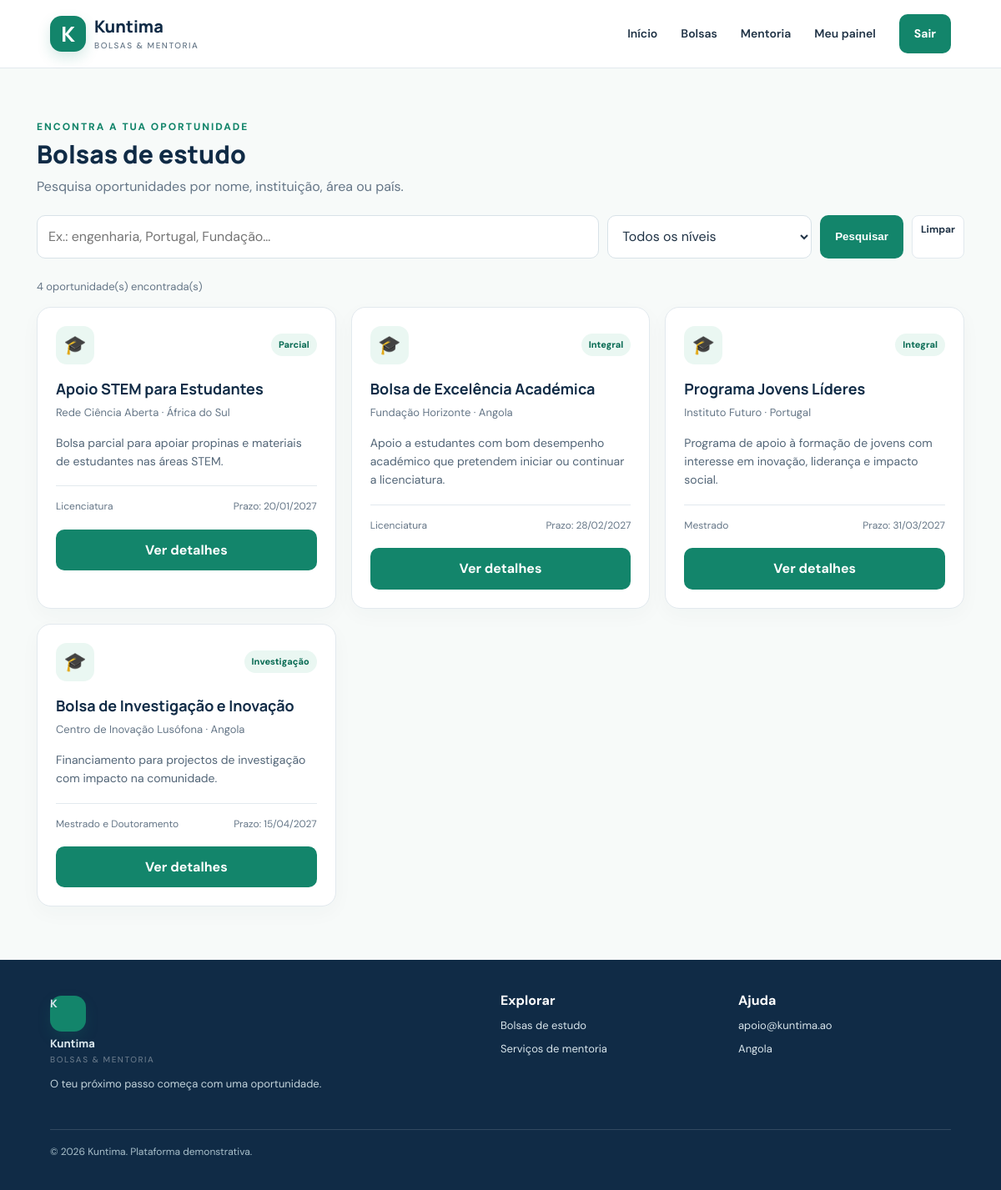
/bolsas.php (signed in), run on the app's committed database.
### tables this page shows
CREATE TABLE IF NOT EXISTS bolsa (
 id INT UNSIGNED AUTO_INCREMENT PRIMARY KEY,
 title VARCHAR(180) NOT NULL,
 organization VARCHAR(160) NOT NULL,
 country VARCHAR(100) NOT NULL DEFAULT 'Angola',
 study_level VARCHAR(100) NOT NULL,
 field VARCHAR(120) NOT NULL,
 funding_type ENUM('Integral','Parcial','Propina','Investigação') NOT NULL DEFAULT 'Integral',
 deadline DATE NULL,
 description TEXT NOT NULL,
 requirements TEXT NULL,
 application_url VARCHAR(500) NULL,
 status ENUM('published','draft','closed') NOT NULL DEFAULT 'published',
 created_at TIMESTAMP DEFAULT CURRENT_TIMESTAMP
);

### config.php (called while the page is built, shortened)
<?php
function e($value): string { return htmlspecialchars((string)$value, ENT_QUOTES, 'UTF-8'); }

### bolsas.php (the view)
<?php require_once 'config.php'; $page_title='Bolsas de estudo | Kuntima'; $pdo=db(); $q=trim($_GET['q']??''); $level=trim($_GET['nivel']??''); $sql="SELECT * FROM bolsa WHERE status='published' AND (deadline IS NULL OR deadline>=CURDATE())"; $args=[]; if($q!==''){$sql.=' AND (title LIKE ? OR organization LIKE ? OR field LIKE ? OR country LIKE ?)';$like='%'.$q.'%';array_push($args,$like,$like,$like,$like);}if($level!==''){$sql.=' AND study_level=?';$args[]=$level;}$sql.=' ORDER BY deadline IS NULL, deadline';$st=$pdo->prepare($sql);$st->execute($args);$items=$st->fetchAll(); require 'includes/header.php'; ?>
<div class="page-heading"><span class="eyebrow" style="color:var(--green)">Encontra a tua oportunidade</span><h1>Bolsas de estudo</h1><p>Pesquisa oportunidades por nome, instituição, área ou país.</p></div><form class="filters" method="get"><input name="q" value="<?=e($q)?>" placeholder="Ex.: engenharia, Portugal, Fundação…"><select name="nivel"><option value="">Todos os níveis</option><?php foreach(['Ensino secundário','Licenciatura','Mestrado','Doutoramento','Mestrado e Doutoramento'] as $v): ?><option <?= $level===$v?'selected':'' ?> value="<?=e($v)?>"><?=e($v)?></option><?php endforeach; ?></select><button class="btn-primary" type="submit">Pesquisar</button><a class="btn-small" href="bolsas.php">Limpar</a></form><p class="muted"><?=count($items)?> oportunidade(s) encontrada(s)</p><?php if($items): ?><div class="grid"><?php foreach($items as $s): ?><article class="card"><div class="card-top"><div class="org-icon">🎓</div><span class="tag"><?=e($s['funding_type'])?></span></div><h3><?=e($s['title'])?></h3><div class="muted"><?=e($s['organization'])?> · <?=e($s['country'])?></div><p><?=e(mb_strimwidth($s['description'],0,145,'…','UTF-8'))?></p><div class="card-meta"><span><?=e($s['study_level'])?></span><span><?= $s['deadline']?'Prazo: '.e(date('d/m/Y',strtotime($s['deadline']))):'Prazo a confirmar' ?></span></div><a class="btn-primary" href="bolsa.php?id=<?=$s['id']?>">Ver detalhes</a></article><?php endforeach; ?></div><?php else: ?><div class="empty">Não encontrámos bolsas com esses critérios. Tenta outra pesquisa.</div><?php endif; ?><?php require 'includes/footer.php'; ?>

### style.css (style rules this page uses)
:root { --navy:#102b46;--green:#13856b;--green2:#0b6c55;--mint:#eaf7f2;--ink:#203346;--muted:#657687;--line:#e2e9ee;--bg:#f7faf9;--white:#fff;--gold:#f4b740 }
* { box-sizing:border-box }
body { margin:0;background:var(--bg);font-family:'DM Sans',sans-serif;color:var(--ink);line-height:1.6 }
a { color:inherit;text-decoration:none }
.navlinks .nav-cta,.btn-primary { background:var(--green);color:#fff;padding:12px 18px;border-radius:10px;display:inline-flex;justify-content:center;align-items:center;border:0;font-weight:700;cursor:pointer }
.eyebrow { color:#a8f0d8;text-transform:uppercase;font-size:12px;font-weight:800;letter-spacing:2px }
.section h2,.page-heading h1 { font:800 30px Manrope;color:var(--navy);margin:0 }
.section-head p,.page-heading p { margin:6px 0 0;color:var(--muted) }
.grid { display:grid;grid-template-columns:repeat(3,minmax(0,1fr));gap:18px }
.card { background:#fff;border:1px solid var(--line);border-radius:17px;padding:22px;box-shadow:0 8px 25px #16344b08 }
.card-top { display:flex;justify-content:space-between;align-items:center;gap:10px }
.org-icon { display:grid;place-items:center;width:46px;height:46px;border-radius:13px;background:var(--mint);font-size:22px }
.tag { display:inline-flex;background:var(--mint);color:var(--green2);font-size:11px;font-weight:800;padding:5px 9px;border-radius:20px }
.card h3 { font:700 18px/1.35 Manrope;color:var(--navy);margin:17px 0 7px }
.muted { color:var(--muted);font-size:13px }
.card p { font-size:14px;color:#526577 }
.card-meta { border-top:1px solid var(--line);margin-top:18px;padding-top:15px;display:flex;justify-content:space-between;gap:10px;font-size:12px;color:var(--muted) }
.card .btn-primary { width:100%;margin-top:17px }
.page-heading { padding:28px 0 22px }
.filters { display:flex;gap:10px;flex-wrap:wrap;margin:0 0 24px }
.filters input,.filters select,.field input,.field select,.field textarea { width:100%;border:1px solid #d8e2e8;background:#fff;border-radius:10px;padding:12px 13px;font:inherit;color:var(--ink);outline:none }
.filters input { flex:1;min-width:210px }
.filters select { width:auto;min-width:180px }
.btn-small { display:inline-block;border:1px solid var(--line);border-radius:8px;padding:7px 10px;background:white;font-size:12px;font-weight:700;cursor:pointer }

### data on the page
bolsa: funding_type "Parcial", title "Apoio STEM para Estudantes", organization "Rede Ciência Aberta", country "África do Sul", description "Bolsa parcial para apoiar propinas e materiais de estudantes nas áreas STEM.", study_level "Licenciatura", deadline "20/01/2027"
bolsa: funding_type "Integral", title "Bolsa de Excelência Académica", organization "Fundação Horizonte", country "Angola", description "Apoio a estudantes com bom desempenho académico que pretendem iniciar ou continuar a licenciatura.", study_level "Licenciatura", deadline "28/02/2027"
bolsa: funding_type "Integral", title "Programa Jovens Líderes", organization "Instituto Futuro", country "Portugal", description "Programa de apoio à formação de jovens com interesse em inovação, liderança e impacto social.", study_level "Mestrado", deadline "31/03/2027"
bolsa: funding_type "Investigação", title "Bolsa de Investigação e Inovação", organization "Centro de Inovação Lusófona", country "Angola", description "Financiamento para projectos de investigação com impacto na comunidade.", study_level "Mestrado e Doutoramento", deadline "15/04/2027"

### other printed values
count($items) "4"
